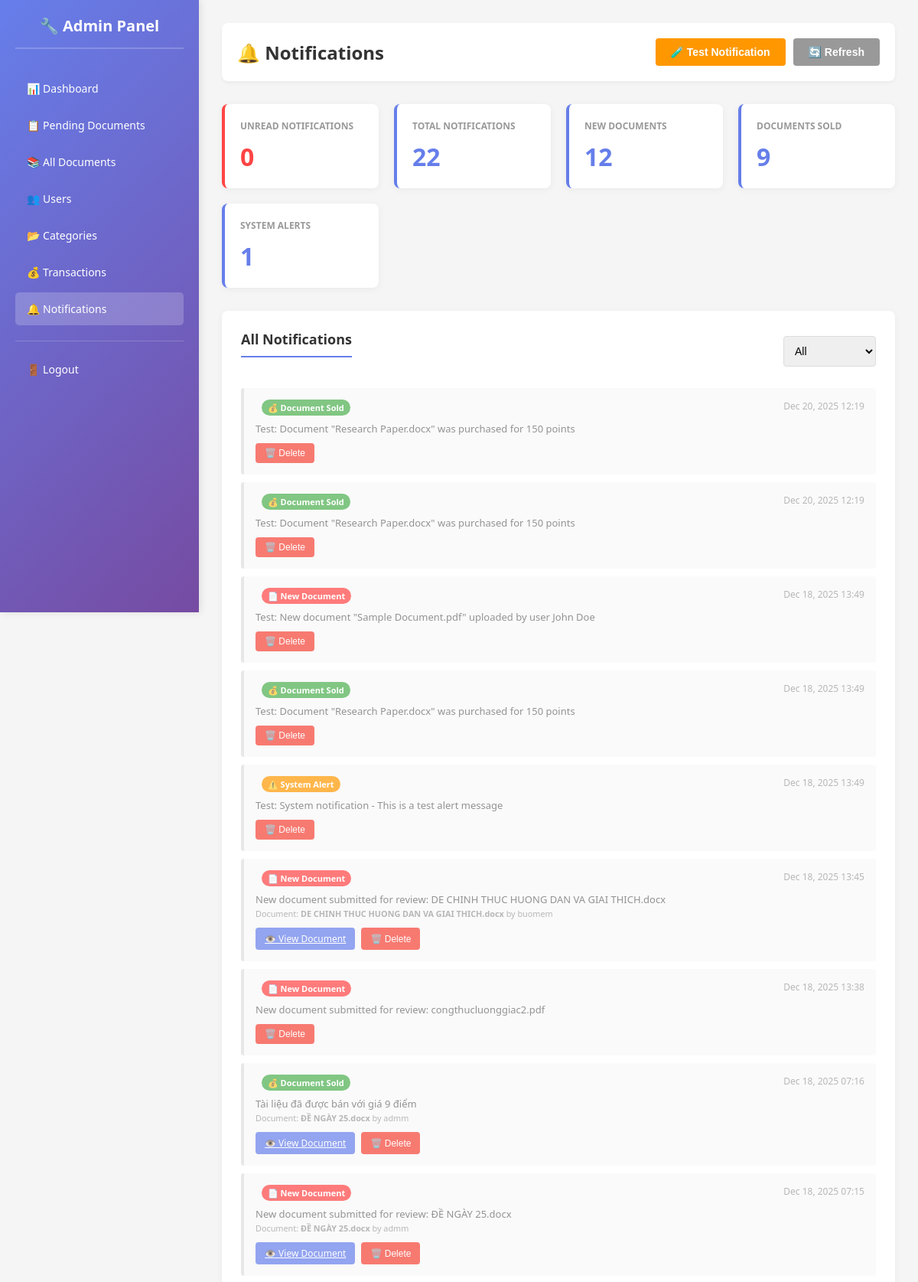
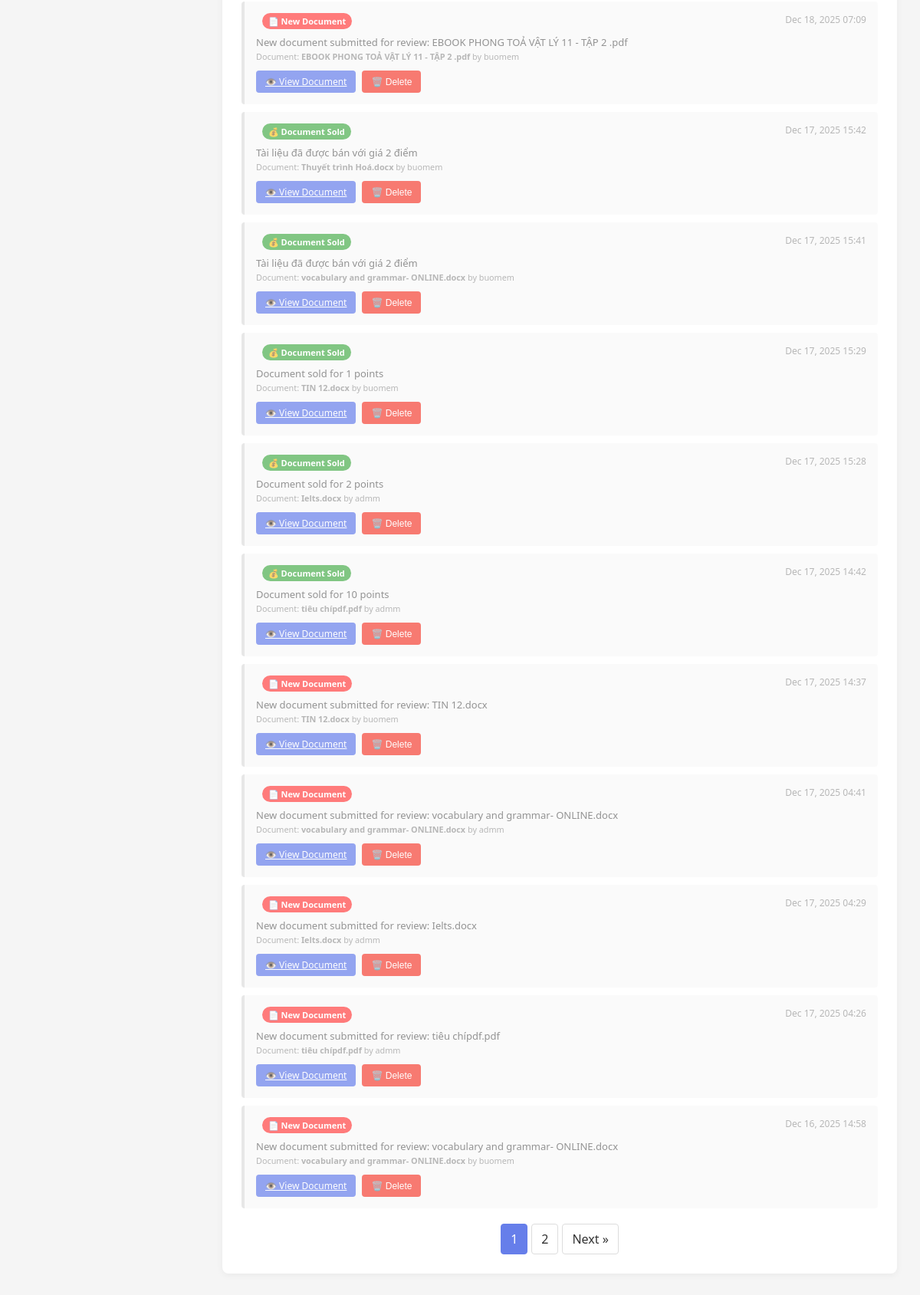
The page /admin/notifications.php (signed in) on the database its author committed (2 pictures, top to bottom).
### tables this page shows
CREATE TABLE `admin_notifications` (
  `id` int NOT NULL,
  `admin_id` int NOT NULL,
  `notification_type` enum('new_document','document_sold','system_alert') DEFAULT 'new_document',
  `document_id` int DEFAULT NULL,
  `message` text,
  `is_read` tinyint(1) DEFAULT '0',
  `created_at` timestamp NULL DEFAULT CURRENT_TIMESTAMP
);

CREATE TABLE `documents` (
  `id` int NOT NULL,
  `user_id` int NOT NULL,
  `original_name` varchar(255) NOT NULL,
  `file_name` varchar(255) NOT NULL,
  `description` text,
  `created_at` timestamp NULL DEFAULT CURRENT_TIMESTAMP,
  `is_public` tinyint(1) DEFAULT '1',
  `status` enum('pending','approved','rejected') DEFAULT 'pending',
  `views` int DEFAULT '0',
  `downloads` int DEFAULT '0',
  `admin_points` int DEFAULT '0',
  `user_price` int DEFAULT '0'
);

CREATE TABLE `users` (
  `id` int NOT NULL,
  `username` varchar(50) NOT NULL,
  `email` varchar(100) NOT NULL,
  `role` enum('user','admin') DEFAULT 'user',
  `password` varchar(255) NOT NULL,
  `created_at` timestamp NULL DEFAULT CURRENT_TIMESTAMP,
  `verified_documents_count` int DEFAULT '0'
);

### config/auth.php (called while the page is built, shortened)
<?php
function getCurrentUserId() {
    return $_SESSION['user_id'] ?? null;
}
?>

### admin/notifications.php (the view, shortened to what this page needs)
<?php
require_once __DIR__ . '/../config/auth.php';
$admin_id = getCurrentUserId();
$filter = isset($_GET['filter']) ? mysqli_real_escape_string($conn, $_GET['filter']) : 'all';
$page = isset($_GET['page']) ? intval($_GET['page']) : 1;
$per_page = 20;
$offset = ($page - 1) * $per_page;
$where_clauses = ["admin_id=$admin_id"];
$where_sql = 'WHERE ' . implode(' AND ', $where_clauses);
$total_query = "SELECT COUNT(*) as total FROM admin_notifications $where_sql";
$total_result = mysqli_fetch_assoc(mysqli_query($conn, $total_query));
$total_notifications = $total_result['total'];
$total_pages = ceil($total_notifications / $per_page);
$notifications_query = "
    SELECT an.*,
           d.original_name, d.id as document_id,
           u.username as document_owner
    FROM admin_notifications an
    LEFT JOIN documents d ON an.document_id = d.id
    LEFT JOIN users u ON d.user_id = u.id
    $where_sql
    ORDER BY an.created_at DESC
    LIMIT $per_page OFFSET $offset
";
$notifications = mysqli_query($conn, $notifications_query);
$stats = mysqli_fetch_assoc(mysqli_query($conn, "
    SELECT
        COUNT(*) as total_notifications,
        SUM(CASE WHEN is_read=0 THEN 1 ELSE 0 END) as unread_count,
        SUM(CASE WHEN is_read=1 THEN 1 ELSE 0 END) as read_count,
        SUM(CASE WHEN notification_type='new_document' THEN 1 ELSE 0 END) as new_doc_count,
        SUM(CASE WHEN notification_type='document_sold' THEN 1 ELSE 0 END) as sold_count,
        SUM(CASE WHEN notification_type='system_alert' THEN 1 ELSE 0 END) as alert_count
    FROM admin_notifications
    WHERE admin_id=$admin_id
"));
?>
<!DOCTYPE html>
<html lang="en">
<head>
</head>
<body>
    <div class="admin-container">
        <?php include __DIR__ . '/../includes/admin-sidebar.php'; ?>
        <div class="admin-content">
            <div class="admin-header">
                <h1>
                    🔔 Notifications
                </h1>
                <div class="header-actions">
                    <button class="btn btn-test" onclick="testNotification()">🧪 Test Notification</button>
                    <button class="btn btn-secondary" onclick="refreshNotifications()">🔄 Refresh</button>
                </div>
            </div>
            <div class="stats-grid">
                <div class="stat-card unread">
                    <h3>Unread Notifications</h3>
                    <div class="value" id="unread-count"><?= $stats['unread_count'] ?></div>
                </div>
                <div class="stat-card">
                    <h3>Total Notifications</h3>
                    <div class="value"><?= $stats['total_notifications'] ?></div>
                </div>
                <div class="stat-card">
                    <h3>New Documents</h3>
                    <div class="value"><?= $stats['new_doc_count'] ?></div>
                </div>
                <div class="stat-card">
                    <h3>Documents Sold</h3>
                    <div class="value"><?= $stats['sold_count'] ?></div>
                </div>
                <div class="stat-card">
                    <h3>System Alerts</h3>
                    <div class="value"><?= $stats['alert_count'] ?></div>
                </div>
            </div>
            <div class="content-section">
                <div style="display: flex; justify-content: space-between; align-items: center; margin-bottom: 20px;">
                    <h2>All Notifications</h2>
                    <form method="GET" class="filter-bar" style="margin: 0;">
                        <select name="filter" onchange="this.form.submit()">
                            <option value="all" <?= $filter === 'all' ? 'selected' : '' ?>>All</option>
                        </select>
                    </form>
                </div>
                <div id="notifications-list">
                    <?php if(mysqli_num_rows($notifications) > 0): ?>
                        <?php while($notif = mysqli_fetch_assoc($notifications)):
                            $type_badges = [
                                'new_document' => ['badge-new', '📄 New Document'],
                                'document_sold' => ['badge-sold', '💰 Document Sold'],
                                'system_alert' => ['badge-alert', '⚠️ System Alert']
                            ];
                            $badge = $type_badges[$notif['notification_type']] ?? ['badge-new', '📢 Notification'];
                        ?>
                            <div class="notification-item <?= $notif['is_read'] ? 'read' : 'unread' ?>" id="notif-<?= $notif['id'] ?>">
                                <div class="notification-header">
                                    <div class="notification-title">
                                        <span class="badge <?= $badge[0] ?>"><?= $badge[1] ?></span>
                                    </div>
                                    <div class="notification-time">
                                        <?= date('M d, Y H:i', strtotime($notif['created_at'])) ?>
                                    </div>
                                </div>
                                <div class="notification-message">
                                    <?= htmlspecialchars($notif['message']) ?>
                                    <?php if($notif['document_id']): ?>
                                        <br><small style="color: #999;">
                                            Document: <strong><?= htmlspecialchars($notif['original_name'] ?? 'Unknown') ?></strong>
                                            <?php if($notif['document_owner']): ?>
                                                by <?= htmlspecialchars($notif['document_owner']) ?>
                                            <?php endif; ?>
                                        </small>
                                    <?php endif; ?>
                                </div>
                                <div class="notification-actions">
                                    <?php if($notif['document_id']): ?>
                                        <a href="../view.php?id=<?= $notif['document_id'] ?>" target="_blank" class="action-btn action-btn-primary">👁️ View Document</a>
                                    <?php endif; ?>
                                    <button class="action-btn action-btn-danger" onclick="deleteNotification(<?= $notif['id'] ?>)">🗑️ Delete</button>
                                </div>
                            </div>
                        <?php endwhile; ?>
                    <?php else: ?>
                        <div style="text-align: center; padding: 40px; color: #999;">No notifications found</div>
                    <?php endif; ?>
                </div>
                <?php if($total_pages > 1): ?>
                    <div class="pagination">
                        <?php for($i = max(1, $page - 2); $i <= min($total_pages, $page + 2); $i++): ?>
                            <?php if($i == $page): ?>
                                <span class="active"><?= $i ?></span>
                            <?php else: ?>
                                <a href="?page=<?= $i ?>&filter=<?= $filter ?>"><?= $i ?></a>
                            <?php endif; ?>
                        <?php endfor; ?>
                        <?php if($page < $total_pages): ?>
                            <a href="?page=<?= $page + 1 ?>&filter=<?= $filter ?>">Next »</a>
                        <?php endif; ?>
                    </div>
                <?php endif; ?>
            </div>
        </div>
    </div>
</body>
</html>

### admin/notifications.php (style rules this page uses)
* { margin: 0; padding: 0; box-sizing: border-box; }
body { font-family: 'Segoe UI', Tahoma, Geneva, Verdana, sans-serif; background: #f5f5f5; color: #333; }
.admin-container { display: flex; min-height: 100vh; }
.admin-content { flex: 1; margin-left: 260px; padding: 30px; }
.admin-header { display: flex; justify-content: space-between; align-items: center; margin-bottom: 30px; background: white; padding: 20px; border-radius: 8px; box-shadow: 0 2px 5px rgba(0,0,0,0.05); }
.admin-header h1 { font-size: 24px; color: #333; }
.header-actions { display: flex; gap: 10px; }
.btn { padding: 10px 20px; border: none; border-radius: 4px; cursor: pointer; font-size: 14px; font-weight: 600; transition: all 0.3s; text-decoration: none; display: inline-block; }
.btn-secondary { background: #999; color: white; }
.btn-test { background: #ff9800; color: white; }
.stats-grid { display: grid; grid-template-columns: repeat(auto-fit, minmax(200px, 1fr)); gap: 20px; margin-bottom: 30px; }
.stat-card { background: white; padding: 20px; border-radius: 8px; box-shadow: 0 2px 10px rgba(0,0,0,0.05); border-left: 4px solid #667eea; }
.stat-card h3 { font-size: 12px; color: #999; font-weight: 600; margin-bottom: 10px; text-transform: uppercase; }
.stat-card .value { font-size: 32px; font-weight: bold; color: #667eea; }
.stat-card.unread { border-left-color: #ff4444; }
.stat-card.unread .value { color: #ff4444; }
.content-section { background: white; padding: 25px; border-radius: 8px; box-shadow: 0 2px 10px rgba(0,0,0,0.05); margin-bottom: 30px; }
.content-section h2 { font-size: 18px; margin-bottom: 20px; color: #333; border-bottom: 2px solid #667eea; padding-bottom: 10px; }
.filter-bar { display: flex; gap: 10px; margin-bottom: 20px; align-items: center; }
.filter-bar select { padding: 10px; border: 1px solid #ddd; border-radius: 4px; font-size: 14px; }
.notification-item { padding: 15px; border-left: 4px solid #ddd; border-radius: 4px; margin-bottom: 10px; background: #f9f9f9; transition: all 0.3s; position: relative; }
.notification-item.read { opacity: 0.7; }
.notification-header { display: flex; justify-content: space-between; align-items: start; margin-bottom: 8px; }
.notification-title { font-weight: 600; color: #333; font-size: 14px; }
.notification-time { font-size: 12px; color: #999; }
.notification-message { font-size: 13px; color: #666; margin-bottom: 8px; }
.notification-actions { display: flex; gap: 8px; margin-top: 10px; }
.action-btn { padding: 6px 12px; border: none; border-radius: 4px; cursor: pointer; font-size: 12px; transition: all 0.3s; }
.action-btn-primary { background: #667eea; color: white; }
.action-btn-danger { background: #f44336; color: white; }
.badge { display: inline-block; padding: 3px 8px; border-radius: 12px; font-size: 11px; font-weight: 600; margin-left: 8px; }
.badge-new { background: #ff4444; color: white; }
.badge-sold { background: #4caf50; color: white; }
.badge-alert { background: #ff9800; color: white; }
.pagination { display: flex; gap: 5px; justify-content: center; margin-top: 20px; }
.pagination a, .pagination span { padding: 8px 12px; border: 1px solid #ddd; border-radius: 4px; text-decoration: none; color: #333; }
.pagination .active { background: #667eea; color: white; border-color: #667eea; }

### rows shown on the page
admin_notifications: notification_type "💰 Document Sold", created_at "Dec 20, 2025 12:19", message "Test: Document \"Research Paper.docx\" was purchased for 150 points"
admin_notifications: notification_type "💰 Document Sold", created_at "Dec 20, 2025 12:19", message "Test: Document \"Research Paper.docx\" was purchased for 150 points"
admin_notifications: notification_type "📄 New Document", created_at "Dec 18, 2025 13:49", message "Test: New document \"Sample Document.pdf\" uploaded by user John Doe"
admin_notifications: notification_type "💰 Document Sold", created_at "Dec 18, 2025 13:49", message "Test: Document \"Research Paper.docx\" was purchased for 150 points"
admin_notifications: notification_type "⚠️ System Alert", created_at "Dec 18, 2025 13:49", message "Test: System notification - This is a test alert message"
admin_notifications: notification_type "📄 New Document", created_at "Dec 18, 2025 13:45", message "New document submitted for review: DE CHINH THUC HUONG DAN VA GIAI THICH.docx", document.original_name "DE CHINH THUC HUONG DAN VA GIAI THICH.docx", admin.username "buomem"
admin_notifications: notification_type "📄 New Document", created_at "Dec 18, 2025 13:38", message "New document submitted for review: congthucluonggiac2.pdf"
admin_notifications: notification_type "💰 Document Sold", created_at "Dec 18, 2025 07:16", message "Tài liệu đã được bán với giá 9 điểm", document.original_name "ĐỀ NGÀY 25.docx", users.username "admm"
admin_notifications: notification_type "📄 New Document", created_at "Dec 18, 2025 07:15", message "New document submitted for review: ĐỀ NGÀY 25.docx", document.original_name "ĐỀ NGÀY 25.docx", users.username "admm"
admin_notifications: notification_type "📄 New Document", created_at "Dec 18, 2025 07:09", message "New document submitted for review: EBOOK PHONG TOẢ VẬT LÝ 11 - TẬP 2 .pdf", document.original_name "EBOOK PHONG TOẢ VẬT LÝ 11 - TẬP 2 .pdf", admin.username "buomem"
admin_notifications: notification_type "💰 Document Sold", created_at "Dec 17, 2025 15:42", message "Tài liệu đã được bán với giá 2 điểm", document.original_name "Thuyết trình Hoá.docx", admin.username "buomem"
admin_notifications: notification_type "💰 Document Sold", created_at "Dec 17, 2025 15:41", message "Tài liệu đã được bán với giá 2 điểm", document.original_name "vocabulary and grammar- ONLINE.docx", admin.username "buomem"
admin_notifications: notification_type "💰 Document Sold", created_at "Dec 17, 2025 15:29", message "Document sold for 1 points", document.original_name "TIN 12.docx", admin.username "buomem"
admin_notifications: notification_type "💰 Document Sold", created_at "Dec 17, 2025 15:28", message "Document sold for 2 points", document.original_name "Ielts.docx", users.username "admm"
admin_notifications: notification_type "💰 Document Sold", created_at "Dec 17, 2025 14:42", message "Document sold for 10 points", document.original_name "tiêu chípdf.pdf", users.username "admm"
admin_notifications: notification_type "📄 New Document", created_at "Dec 17, 2025 14:37", message "New document submitted for review: TIN 12.docx", document.original_name "TIN 12.docx", admin.username "buomem"
admin_notifications: notification_type "📄 New Document", created_at "Dec 17, 2025 04:41", message "New document submitted for review: vocabulary and grammar- ONLINE.docx", document.original_name "vocabulary and grammar- ONLINE.docx", users.username "admm"
admin_notifications: notification_type "📄 New Document", created_at "Dec 17, 2025 04:29", message "New document submitted for review: Ielts.docx", document.original_name "Ielts.docx", users.username "admm"
admin_notifications: notification_type "📄 New Document", created_at "Dec 17, 2025 04:26", message "New document submitted for review: tiêu chípdf.pdf", document.original_name "tiêu chípdf.pdf", users.username "admm"
admin_notifications: notification_type "📄 New Document", created_at "Dec 16, 2025 14:58", message "New document submitted for review: vocabulary and grammar- ONLINE.docx", document.original_name "vocabulary and grammar- ONLINE.docx", admin.username "buomem"

### other values the page prints
$stats['unread_count'] "0"
$stats['total_notifications'] "22"
$stats['new_doc_count'] "12"
$stats['sold_count'] "9"
$stats['alert_count'] "1"
